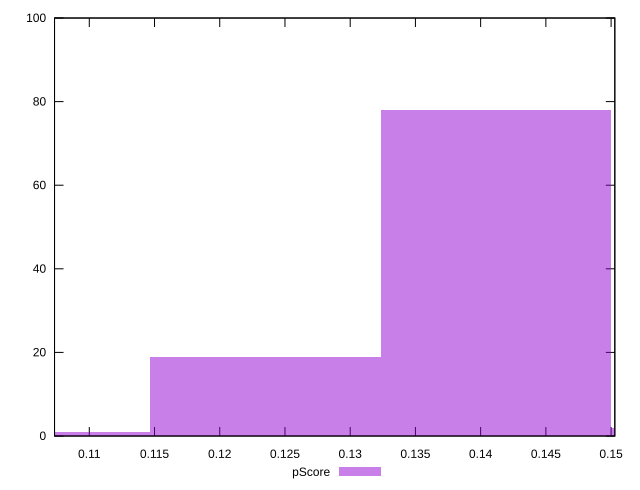

Generate this figure with gnuplot:
reset

$pScore <<EOF
0.10586386086142018 1
0.14115181448189357 78
0.12350783767165688 19
0.15879579129213026 2
EOF

set key outside below
set boxwidth 0.017643976810236696
set xrange [0.10733513474455847:0.15028567116705321]
set yrange [0:100]
set trange [0:100]
set style fill transparent solid 0.5 noborder
set terminal svg size 640, 490 enhanced background rgb 'white'
set output "reports/report_00031_2021-02-24T23-18-18.084Z/interactive/samples/music/pScore/histogram.svg"

plot $pScore title "pScore" with boxes

reset
